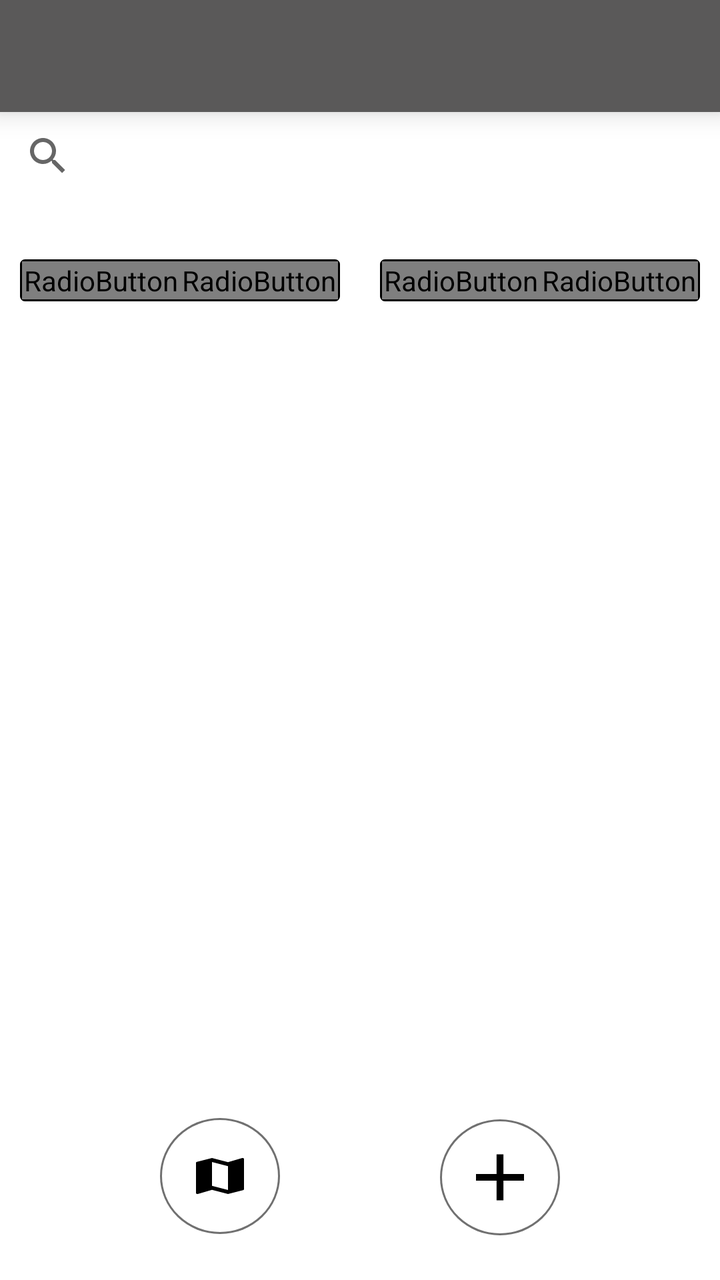
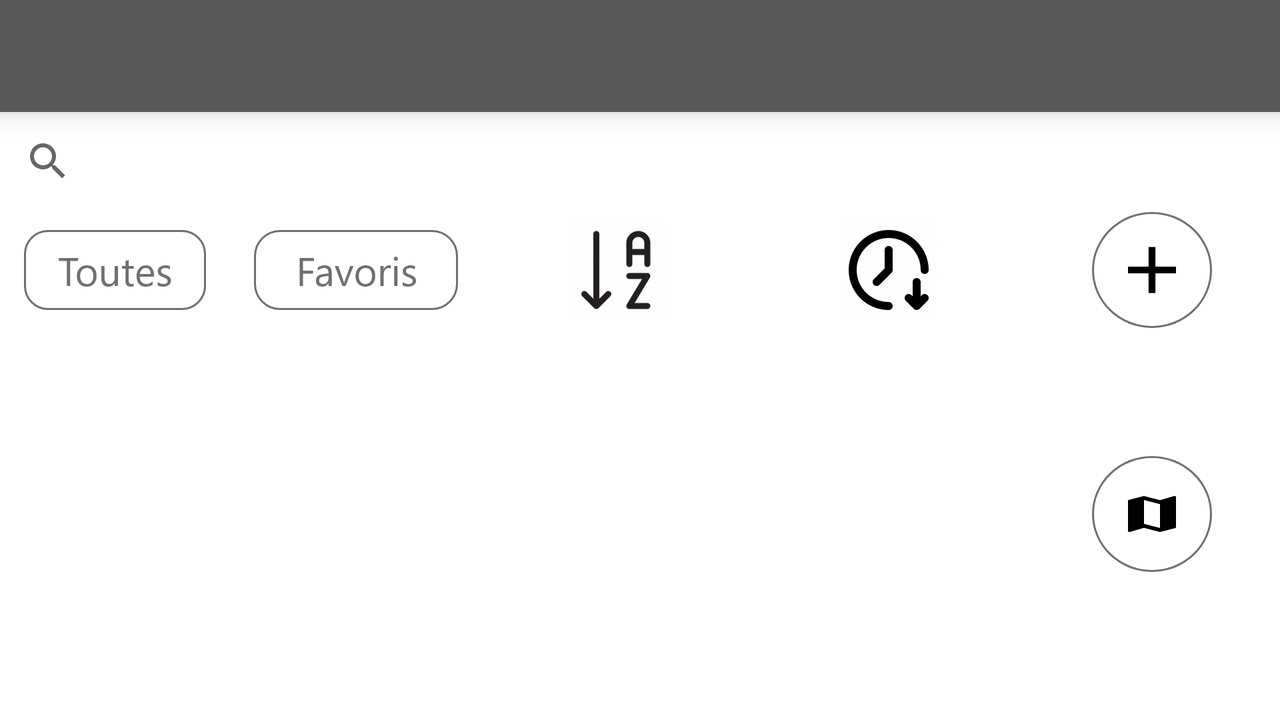

One screen, two layout resources from the same app: the default and the repository's alternative for another configuration. Each is rendered where Android would select it; the XML of both is given below.
<!-- AndroidManifest.xml: application theme Theme.TP1mobile -->
<!-- res/layout/activity_menu.xml -->
<?xml version="1.0" encoding="utf-8"?>
<androidx.constraintlayout.widget.ConstraintLayout xmlns:android="http://schemas.android.com/apk/res/android"
    xmlns:app="http://schemas.android.com/apk/res-auto"
    xmlns:tools="http://schemas.android.com/tools"
    android:id="@+id/btn_affichage_fav"
    android:layout_width="match_parent"
    android:layout_height="match_parent"
    tools:context=".MenuActivity">

    <include
        android:id="@+id/toolbar"
        layout="@layout/toolbar"
        android:layout_width="match_parent"
        android:layout_height="wrap_content"
        app:layout_constraintEnd_toEndOf="parent"
        app:layout_constraintStart_toStartOf="parent"
        app:layout_constraintTop_toTopOf="parent" />

    <androidx.constraintlayout.widget.Guideline
        android:id="@+id/guideline2"
        android:layout_width="wrap_content"
        android:layout_height="wrap_content"
        android:orientation="horizontal"
        app:layout_constraintGuide_begin="100dp" />

    <androidx.constraintlayout.widget.Guideline
        android:id="@+id/guideline3"
        android:layout_width="wrap_content"
        android:layout_height="wrap_content"
        android:orientation="horizontal"
        app:layout_constraintGuide_begin="180dp" />

    <androidx.constraintlayout.widget.Guideline
        android:id="@+id/guideline4"
        android:layout_width="wrap_content"
        android:layout_height="wrap_content"
        android:orientation="horizontal"
        app:layout_constraintGuide_percent="0.8508892" />

    <SearchView
        android:id="@+id/sai_recherche"
        android:layout_width="0dp"
        android:layout_height="wrap_content"
        app:layout_constraintBottom_toTopOf="@+id/guideline2"
        app:layout_constraintEnd_toEndOf="parent"
        app:layout_constraintHorizontal_bias="0.0"
        app:layout_constraintStart_toStartOf="parent"
        app:layout_constraintTop_toBottomOf="@+id/toolbar" >

    </SearchView>

    <LinearLayout
        android:id="@+id/linearLayout"
        android:layout_width="0dp"
        android:layout_height="wrap_content"
        android:orientation="horizontal"
        app:layout_constraintBottom_toTopOf="@+id/guideline3"
        app:layout_constraintEnd_toStartOf="@+id/guideline7"
        app:layout_constraintStart_toStartOf="parent"
        app:layout_constraintTop_toTopOf="@+id/guideline2">

        <RadioGroup
            android:id="@+id/toggle_favori"
            android:layout_width="match_parent"
            android:layout_height="match_parent"
            android:layout_marginLeft="10dp"
            android:layout_marginTop="5dp"
            android:layout_marginRight="10dp"
            android:layout_marginBottom="5dp"
            android:background="@drawable/black_out_line"
            android:checkedButton="@+id/btn_toutes"
            android:orientation="horizontal">

            <RadioButton
                android:id="@+id/btn_toutes"
                android:layout_width="0dp"
                android:layout_height="match_parent"
                android:layout_marginLeft="1dp"
                android:layout_marginTop="1dp"
                android:layout_marginBottom="1dp"
                android:layout_weight="1"
                android:background="@drawable/toggle_widget_background"
                android:button="@null"
                android:gravity="center"
                android:onClick="onClickTriToutes"
                android:text="@string/selec_toutes"
                android:textColor="@drawable/toggle_widget_text"
                android:textSize="20sp" />

            <RadioButton
                android:id="@+id/btn_favoris"
                android:layout_width="0dp"
                android:layout_height="match_parent"
                android:layout_marginTop="1dp"
                android:layout_marginRight="1dp"
                android:layout_marginBottom="1dp"
                android:layout_weight="1"
                android:background="@drawable/toggle_widget_background"
                android:button="@null"
                android:gravity="center"
                android:onClick="onClickTriFavorites"
                android:text="@string/selec_favories"
                android:textColor="@drawable/toggle_widget_text"
                android:textSize="20sp" />
        </RadioGroup>


    </LinearLayout>

    <LinearLayout
        android:id="@+id/linearLayout2"
        android:layout_width="0dp"
        android:layout_height="wrap_content"
        android:orientation="horizontal"
        app:layout_constraintBottom_toTopOf="@+id/guideline3"
        app:layout_constraintEnd_toEndOf="parent"
        app:layout_constraintStart_toStartOf="@+id/guideline7"
        app:layout_constraintTop_toTopOf="@+id/guideline2">

        <RadioGroup
            android:id="@+id/toggle_date"
            android:layout_width="match_parent"
            android:layout_height="match_parent"
            android:layout_marginLeft="10dp"
            android:layout_marginTop="5dp"
            android:layout_marginRight="10dp"
            android:layout_marginBottom="5dp"
            android:background="@drawable/black_out_line"
            android:checkedButton="@+id/btn_tri_nom"
            android:orientation="horizontal">

            <RadioButton
                android:id="@+id/btn_tri_nom"
                android:layout_width="0dp"
                android:layout_height="match_parent"
                android:layout_marginLeft="1dp"
                android:layout_marginTop="1dp"
                android:layout_marginBottom="1dp"
                android:layout_weight="1"
                android:background="@drawable/toggle_widget_background"
                android:button="@null"
                android:gravity="center"
                android:onClick="onClickTriNom"
                android:text="@string/selec_nom"
                android:textColor="@drawable/toggle_widget_text"
                android:textSize="20sp" />

            <RadioButton
                android:id="@+id/btn_tri_date"
                android:layout_width="0dp"
                android:layout_height="match_parent"
                android:layout_marginTop="1dp"
                android:layout_marginRight="1dp"
                android:layout_marginBottom="1dp"
                android:layout_weight="1"
                android:background="@drawable/toggle_widget_background"
                android:button="@null"
                android:gravity="center"
                android:onClick="onClickTriDate"
                android:text="@string/selec_date"
                android:textColor="@drawable/toggle_widget_text"
                android:textSize="20sp" />
        </RadioGroup>
    </LinearLayout>

    <androidx.recyclerview.widget.RecyclerView
        android:id="@+id/liste_entreprises"
        android:layout_width="0dp"
        android:layout_height="0dp"
        android:padding="0dp"
        app:layout_constraintBottom_toTopOf="@+id/guideline4"
        app:layout_constraintEnd_toEndOf="parent"
        app:layout_constraintStart_toStartOf="parent"
        app:layout_constraintTop_toTopOf="@+id/guideline3" />

    <ImageView
        android:id="@+id/btn_map"
        android:layout_width="wrap_content"
        android:layout_height="wrap_content"
        android:layout_marginBottom="4dp"
        android:onClick="onClickMaps"
        app:layout_constraintBottom_toBottomOf="parent"
        app:layout_constraintEnd_toStartOf="@+id/btn_ajouter"
        app:layout_constraintStart_toStartOf="parent"
        app:layout_constraintTop_toTopOf="@+id/guideline4"
        app:layout_constraintVertical_bias="0.425"
        app:srcCompat="@mipmap/btn_map"
        tools:ignore="SpeakableTextPresentCheck" />

    <ImageView
        android:id="@+id/btn_ajouter"
        android:layout_width="wrap_content"
        android:layout_height="wrap_content"
        android:onClick="onClickPlus"
        app:layout_constraintBottom_toBottomOf="parent"
        app:layout_constraintEnd_toEndOf="parent"
        app:layout_constraintStart_toEndOf="@+id/btn_map"
        app:layout_constraintTop_toTopOf="@+id/guideline4"
        app:layout_constraintVertical_bias="0.4"
        app:srcCompat="@mipmap/btn_add"
        tools:ignore="SpeakableTextPresentCheck" />

    <androidx.constraintlayout.widget.Guideline
        android:id="@+id/guideline7"
        android:layout_width="wrap_content"
        android:layout_height="wrap_content"
        android:orientation="vertical"
        app:layout_constraintGuide_percent="0.5" />

</androidx.constraintlayout.widget.ConstraintLayout>
<!-- res/layout/toolbar.xml (included above) -->
<?xml version="1.0" encoding="utf-8"?>
<androidx.appcompat.widget.Toolbar xmlns:android="http://schemas.android.com/apk/res/android"
    android:id="@+id/toolbar"
    android:layout_width="match_parent"
    android:layout_height="wrap_content"
    android:background="#5A5959"
    android:elevation="8dp">

</androidx.appcompat.widget.Toolbar>
<!-- resources referenced by this layout -->
<resources>
  <!-- drawable black_out_line (drawable) -->
  <?xml version="1.0" encoding="utf-8"?>
  <shape xmlns:android="http://schemas.android.com/apk/res/android"
      android:shape="rectangle">
      <corners android:radius="2dp" />
      <solid android:color="#80000000" />
      <stroke
          android:width="1dp"
          android:color="@color/black" />
  </shape>
  <!-- drawable toggle_widget_background (drawable) -->
  <?xml version="1.0" encoding="utf-8"?>
  <selector xmlns:android="http://schemas.android.com/apk/res/android">
      <item android:drawable="@color/black" android:state_checked="true" />
      <item android:drawable="@color/white" />
  </selector>
  <!-- mipmap btn_add: png bitmap (mipmap-hdpi, 10722 bytes) -->
  <!-- mipmap btn_map: png bitmap (mipmap-mdpi, 2165 bytes) -->
  <string name="selec_date">Par date</string>
  <string name="selec_favories">Favorites</string>
  <string name="selec_nom">Par nom</string>
  <string name="selec_toutes">Toutes</string>
  <style name="Theme.TP1mobile" parent="Theme.MaterialComponents.DayNight.NoActionBar">
          
          <item name="colorPrimary">@color/purple_500</item>
          <item name="colorPrimaryVariant">@color/purple_700</item>
          <item name="colorOnPrimary">@color/white</item>
          
          <item name="colorSecondary">@color/teal_200</item>
          <item name="colorSecondaryVariant">@color/teal_700</item>
          <item name="colorOnSecondary">@color/black</item>
          
          <item name="android:statusBarColor" tools:targetApi="l">?attr/colorPrimaryVariant</item>
          
      </style>
</resources>
<!-- res/layout-land/activity_menu.xml (the repository's variant of the layout above) -->
<!-- drawn on the phone turned sideways -->
<?xml version="1.0" encoding="utf-8"?>
<androidx.constraintlayout.widget.ConstraintLayout xmlns:android="http://schemas.android.com/apk/res/android"
    xmlns:app="http://schemas.android.com/apk/res-auto"
    xmlns:tools="http://schemas.android.com/tools"
    android:id="@+id/btn_affichage_fav"
    android:layout_width="match_parent"
    android:layout_height="match_parent"
    tools:context=".MenuActivity">

    <include
        android:id="@+id/toolbar"
        layout="@layout/toolbar"
        android:layout_width="0dp"
        android:layout_height="wrap_content"
        app:layout_constraintEnd_toEndOf="parent"
        app:layout_constraintStart_toStartOf="parent"
        app:layout_constraintTop_toTopOf="parent" />

    <androidx.constraintlayout.widget.Guideline
        android:id="@+id/guideline2"
        android:layout_width="wrap_content"
        android:layout_height="wrap_content"
        android:orientation="horizontal"
        app:layout_constraintGuide_percent="0.28" />

    <androidx.constraintlayout.widget.Guideline
        android:id="@+id/guideline3"
        android:layout_width="wrap_content"
        android:layout_height="wrap_content"
        android:orientation="horizontal"
        app:layout_constraintGuide_percent="0.47" />

    <androidx.constraintlayout.widget.Guideline
        android:id="@+id/guideline5"
        android:layout_width="wrap_content"
        android:layout_height="wrap_content"
        android:orientation="vertical"
        app:layout_constraintGuide_percent="0.80" />

    <SearchView
        android:id="@+id/sai_recherche"
        android:layout_width="0dp"
        android:layout_height="wrap_content"
        app:layout_constraintBottom_toTopOf="@+id/linearLayout2"
        app:layout_constraintEnd_toEndOf="parent"
        app:layout_constraintHorizontal_bias="0.0"
        app:layout_constraintStart_toStartOf="parent"
        app:layout_constraintTop_toBottomOf="@+id/toolbar" />

    <LinearLayout
        android:id="@+id/linearLayout2"
        android:layout_width="0dp"
        android:layout_height="wrap_content"
        android:orientation="horizontal"
        app:layout_constraintBottom_toTopOf="@+id/guideline3"
        app:layout_constraintEnd_toStartOf="@+id/guideline5"
        app:layout_constraintStart_toStartOf="parent"
        app:layout_constraintTop_toTopOf="@+id/guideline2">

        <ImageButton
            android:id="@+id/btn_toutes"
            android:layout_width="wrap_content"
            android:layout_height="wrap_content"
            android:backgroundTint="#00FFFFFF"
            app:srcCompat="@mipmap/btn_toutes"
            tools:ignore="SpeakableTextPresentCheck"
            tools:srcCompat="@mipmap/btn_toutes" />

        <ImageButton
            android:id="@+id/btn_favoris"
            android:layout_width="wrap_content"
            android:layout_height="wrap_content"
            android:backgroundTint="#00FFFFFF"
            app:srcCompat="@mipmap/btn_favoris" />

        <ImageButton
            android:id="@+id/btn_tri_nom"
            android:layout_width="wrap_content"
            android:layout_height="match_parent"
            android:layout_weight="1"
            android:backgroundTint="#00FFFFFF"
            android:onClick="onClickTriNom"
            app:srcCompat="@mipmap/ic_az_sort" />

        <ImageButton
            android:id="@+id/btn_tri_date"
            android:layout_width="wrap_content"
            android:layout_height="match_parent"
            android:layout_weight="1"
            android:backgroundTint="#00FFFFFF"
            android:onClick="onClickTriDate"
            app:srcCompat="@mipmap/ic_date_sort" />
    </LinearLayout>

    <androidx.recyclerview.widget.RecyclerView
        android:id="@+id/liste_entreprises"
        android:layout_width="0dp"
        android:layout_height="0dp"
        android:padding="0dp"
        app:layout_constraintBottom_toBottomOf="parent"
        app:layout_constraintEnd_toStartOf="@+id/guideline5"
        app:layout_constraintHorizontal_bias="0.0"
        app:layout_constraintStart_toStartOf="parent"
        app:layout_constraintTop_toTopOf="@+id/guideline3" />

    <ImageView
        android:id="@+id/btn_map"
        android:layout_width="wrap_content"
        android:layout_height="wrap_content"
        android:onClick="onClickMaps"
        app:layout_constraintBottom_toBottomOf="parent"
        app:layout_constraintEnd_toEndOf="parent"
        app:layout_constraintStart_toStartOf="@+id/guideline5"
        app:layout_constraintTop_toTopOf="@+id/guideline3"
        app:layout_constraintVertical_bias="0.441"
        app:srcCompat="@mipmap/btn_map" />

    <ImageView
        android:id="@+id/btn_ajouter"
        android:layout_width="wrap_content"
        android:layout_height="wrap_content"
        android:onClick="onClickPlus"
        app:layout_constraintBottom_toTopOf="@+id/guideline3"
        app:layout_constraintEnd_toEndOf="parent"
        app:layout_constraintStart_toStartOf="@+id/guideline5"
        app:layout_constraintTop_toTopOf="@+id/guideline2"
        app:srcCompat="@mipmap/btn_add"
        tools:ignore="SpeakableTextPresentCheck" />

</androidx.constraintlayout.widget.ConstraintLayout>
<!-- resources referenced by the variant -->
<!-- as the phone turned sideways resolves them -->
<resources>
  <!-- mipmap btn_add: png bitmap (mipmap-hdpi, 10722 bytes) -->
  <!-- mipmap btn_favoris: png bitmap (mipmap-mdpi, 1841 bytes) -->
  <!-- mipmap btn_map: png bitmap (mipmap-mdpi, 2165 bytes) -->
  <!-- mipmap btn_toutes: png bitmap (mipmap-mdpi, 1667 bytes) -->
  <!-- mipmap ic_az_sort: png bitmap (mipmap-hdpi, 5801 bytes) -->
  <!-- mipmap ic_date_sort: png bitmap (drawable, 26454 bytes) -->
  <style name="Theme.TP1mobile" parent="Theme.MaterialComponents.DayNight.NoActionBar">
          
          <item name="colorPrimary">@color/purple_500</item>
          <item name="colorPrimaryVariant">@color/purple_700</item>
          <item name="colorOnPrimary">@color/white</item>
          
          <item name="colorSecondary">@color/teal_200</item>
          <item name="colorSecondaryVariant">@color/teal_700</item>
          <item name="colorOnSecondary">@color/black</item>
          
          <item name="android:statusBarColor" tools:targetApi="l">?attr/colorPrimaryVariant</item>
          
      </style>
</resources>
